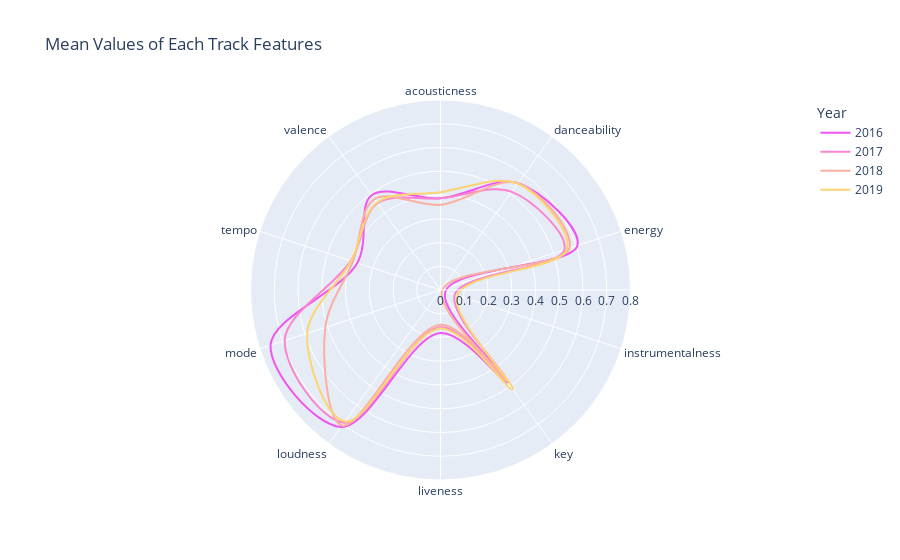

Source (notebook cell):
### Code cell
# Radar plot
df_radar = df_scaled.groupby('Year').mean().reset_index() \
                    .melt(id_vars='Year', var_name="features", value_name="avg") \
                    .sort_values(by=['Year','features']).reset_index(drop=True)

fig = px.line_polar(df_radar, 
              r="avg", 
              theta="features", 
              title='Mean Values of Each Track Features',
              color="Year", 
              line_close=True,
              line_shape='spline',
              range_r=[0, 0.8],
              color_discrete_sequence=px.colors.cyclical.mygbm[:-6])

fig.show()

### Figure 1 — Plotly figure (JSON) as saved in the notebook; plotly's stock layout.template omitted (floating-point values rounded to 4 significant figures)
{"data": [{"hovertemplate": "Year=2016<br>avg=%{r}<br>features=%{theta}<extra></extra>", "legendgroup": "2016", "line": {"color": "#ef55f1", "dash": "solid", "shape": "spline"}, "mode": "lines", "name": "2016", "r": [0.3862, 0.5561, 0.6063, 0.02148, 0.4797, 0.1813, 0.7128, 0.7525, 0.3682, 0.4934, 0.3862], "showlegend": true, "subplot": "polar", "theta": ["acousticness", "danceability", "energy", "instrumentalness", "key", "liveness", "loudness", "mode", "tempo", "valence", "acousticness"], "type": "scatterpolar"}, {"hovertemplate": "Year=2017<br>avg=%{r}<br>features=%{theta}<extra></extra>", "legendgroup": "2017", "line": {"color": "#fb84ce", "dash": "solid", "shape": "spline"}, "mode": "lines", "name": "2017", "r": [0.3859, 0.5108, 0.5488, 0.06312, 0.4609, 0.1572, 0.6908, 0.69, 0.3972, 0.4515, 0.3859], "showlegend": true, "subplot": "polar", "theta": ["acousticness", "danceability", "energy", "instrumentalness", "key", "liveness", "loudness", "mode", "tempo", "valence", "acousticness"], "type": "scatterpolar"}, {"hovertemplate": "Year=2018<br>avg=%{r}<br>features=%{theta}<extra></extra>", "legendgroup": "2018", "line": {"color": "#fbafa1", "dash": "solid", "shape": "spline"}, "mode": "lines", "name": "2018", "r": [0.3589, 0.5557, 0.5708, 0.00694, 0.4764, 0.1459, 0.7051, 0.51, 0.3881, 0.4733, 0.3589], "showlegend": true, "subplot": "polar", "theta": ["acousticness", "danceability", "energy", "instrumentalness", "key", "liveness", "loudness", "mode", "tempo", "valence", "acousticness"], "type": "scatterpolar"}, {"hovertemplate": "Year=2019<br>avg=%{r}<br>features=%{theta}<extra></extra>", "legendgroup": "2019", "line": {"color": "#fcd471", "dash": "solid", "shape": "spline"}, "mode": "lines", "name": "2019", "r": [0.4116, 0.5534, 0.5603, 0.07542, 0.5164, 0.1619, 0.6849, 0.59, 0.396, 0.4544, 0.4116], "showlegend": true, "subplot": "polar", "theta": ["acousticness", "danceability", "energy", "instrumentalness", "key", "liveness", "loudness", "mode", "tempo", "valence", "acousticness"], "type": "scatterpolar"}], "layout": {"legend": {"title": {"text": "Year"}, "tracegroupgap": 0}, "polar": {"angularaxis": {"direction": "clockwise", "rotation": 90}, "domain": {"x": [0, 1], "y": [0, 1]}, "radialaxis": {"range": [0, 0.8]}}, "title": {"text": "Mean Values of Each Track Features"}}}
